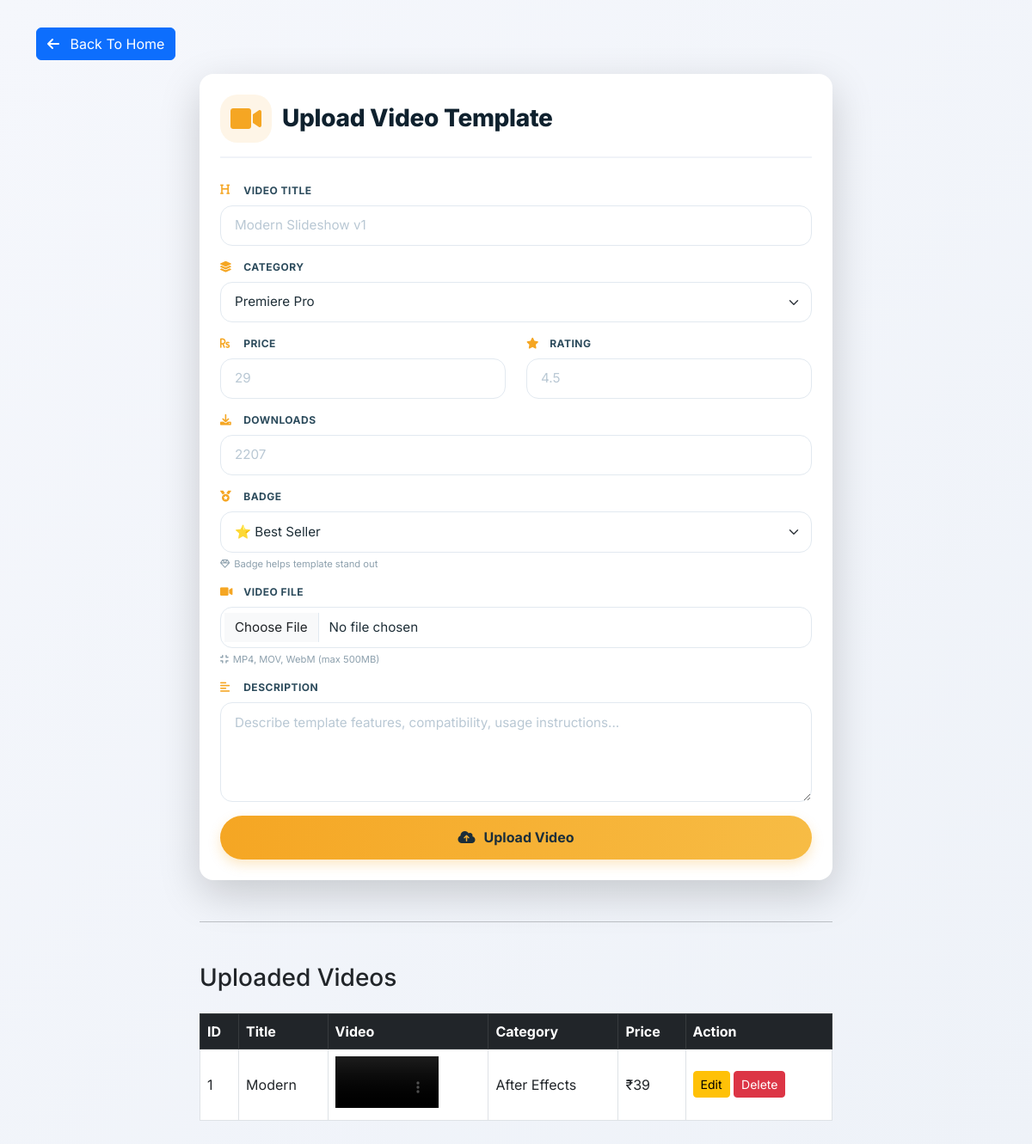
The app's page /upload-video/, older data.
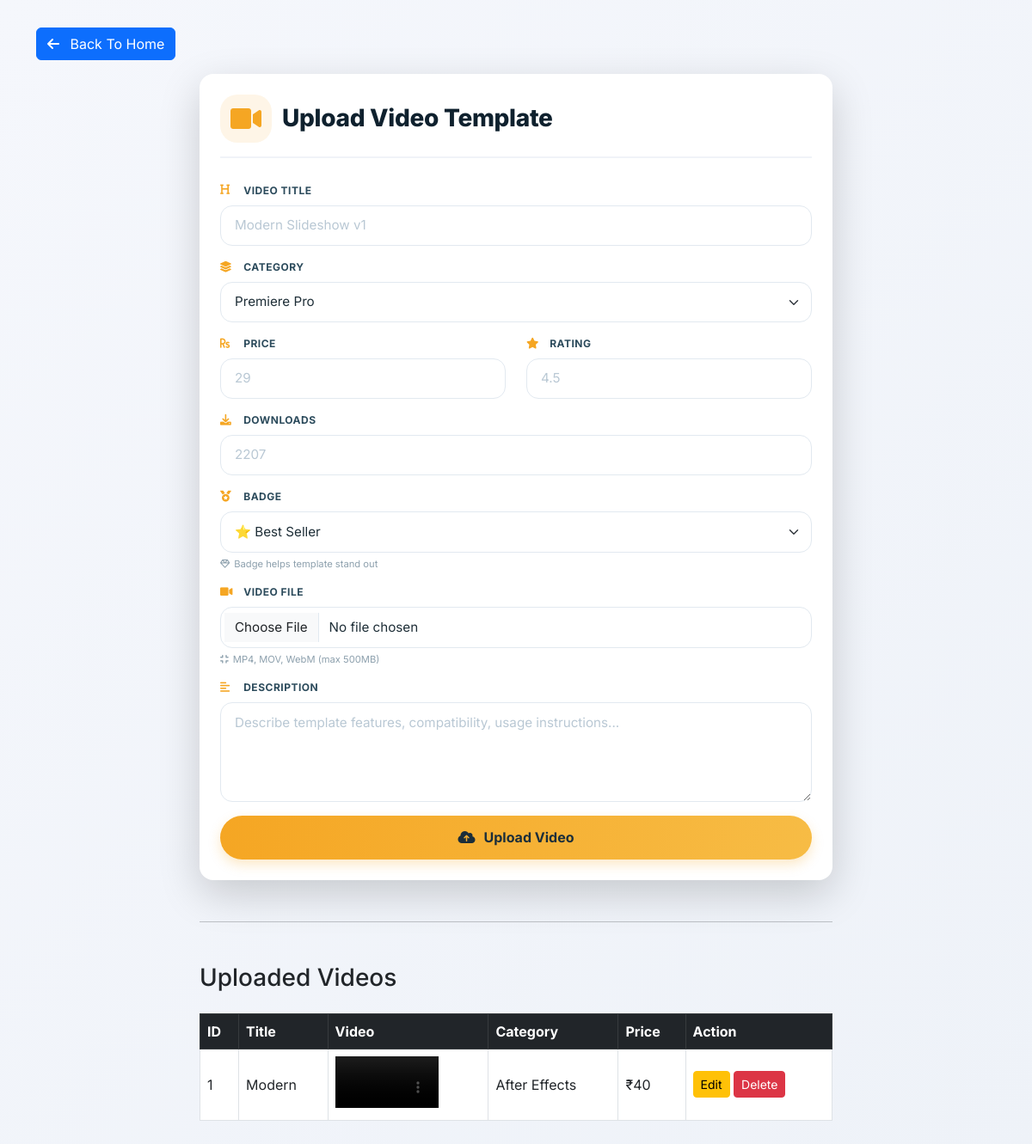
The same page, newer data.
### adpanel/models.py (models this page shows, shortened)
class Video(models.Model):
    title = models.CharField(max_length=200)
    category = models.CharField(max_length=100)
    price = models.IntegerField()
    rating = models.FloatField(default=0)
    downloads = models.IntegerField(default=0)
    badge = models.CharField(max_length=100)
    thumbnail = models.ImageField(
        upload_to='videos/thumbnails/'
    )
    video = models.FileField(
        upload_to='videos/files/'
    )

### adpanel/views.py (the view, shortened to what this page needs)
# urls.py: path('upload-video/',ad.upload_video,    name='upload_video'),
def upload_video(request):
    videos = Video.objects.all().order_by('-id')
    return render(request,'ad/upload_video.html', {'videos': videos}    )

### templates/ad/upload_video.html (shortened to what the changed rows need)
<!DOCTYPE html>
<html lang="en">
<head>
    <link href="https://cdn.jsdelivr.net/npm/bootstrap@5.3.0-alpha1/dist/css/bootstrap.min.css" rel="stylesheet">
    <link rel="stylesheet" href="https://cdnjs.cloudflare.com/ajax/libs/font-awesome/6.0.0-beta3/css/all.min.css">
</head>
<body>
<div class="container">
    <div class="row justify-content-center">
        <div class="col-lg-8 col-md-10">
<div class="table-responsive">
<table class="table table-bordered table-hover align-middle">
    <thead class="table-dark">
        <tr>
            <th>ID</th>
            <th>Title</th>
             <th>Video</th>
            <th>Category</th>
            <th>Price</th>
            <th>Action</th>
        </tr>
    </thead>
    <tbody>
    {% for item in videos %}
        <tr>
            <td>{{ item.id }}</td>
<td>{{ item.title }}</td>
<td>
    <video width="120" controls>
        <source src="{{ item.video.url }}"
                type="video/mp4">
    </video>
</td>
<td>{{ item.category }}</td>
<td>₹{{ item.price }}</td>
            <td>
                <a href="{% url 'edit_video' item.id %}"
                   class="btn btn-warning btn-sm">
                    Edit
                </a>
                <a href="{% url 'delete_video' item.id %}"
                   class="btn btn-danger btn-sm"
                   onclick="return confirm('Delete this video?')">
                    Delete
                </a>
            </td>
        </tr>
    {% empty %}
        <tr>
            <td colspan="6" class="text-center">
                No Videos Found
            </td>
        </tr>
    {% endfor %}
    </tbody>
</table>
</div>
        </div>
    </div>
</div>
</body>
</html>

Row changes from the older to the newer data that the page shows:
changed Video "Modern": price "39" → "40"
